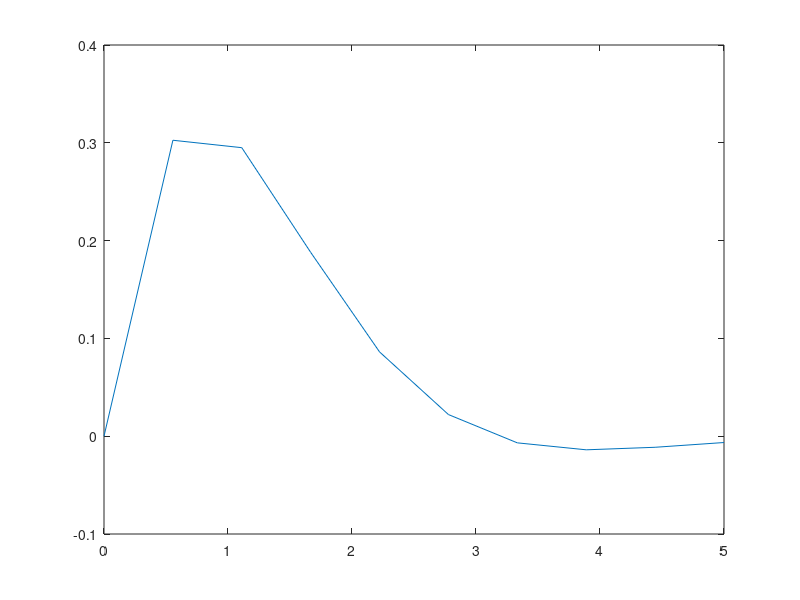

Write the MATLAB code that produced this figure.
%%
% Obtain a reference value for the case integral.
fh = @(x) exp(-x) .* sin(x);
integral(fh, 0, 5)


%%
% Apply the trapez method to estimate the value of the definite integral
fh = @(x) exp(-x) .* sin(x);
nvals = 10;
x = linspace(0, 5, nvals);
fx = fh(x);
value = 0;
for k = 1:(nvals - 1)
    avg_height = 0.5*(fx(k) + fx(k + 1));
    dx = x(k + 1) - x(k);
    value = value + avg_height * dx;
end
fprintf("Value: %f\n", value)
figure(1);
clf;
plot(x, fx);

